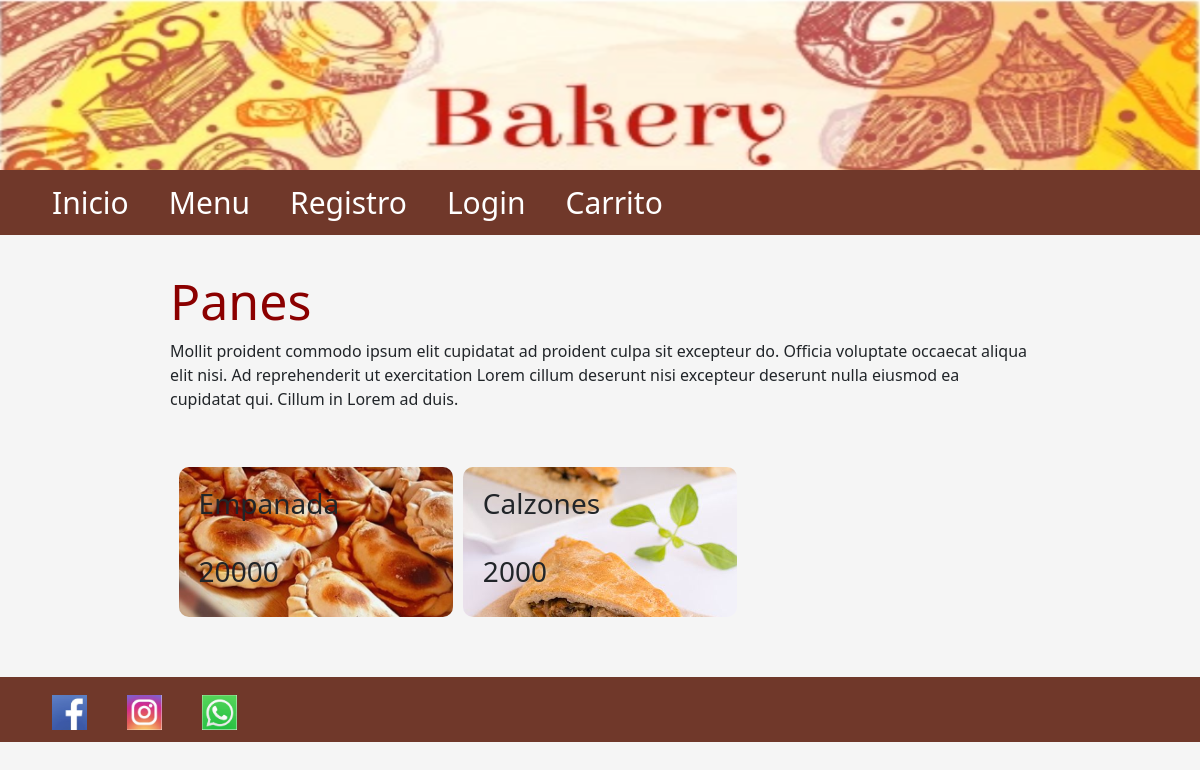
Before: /Menu with the older database file.
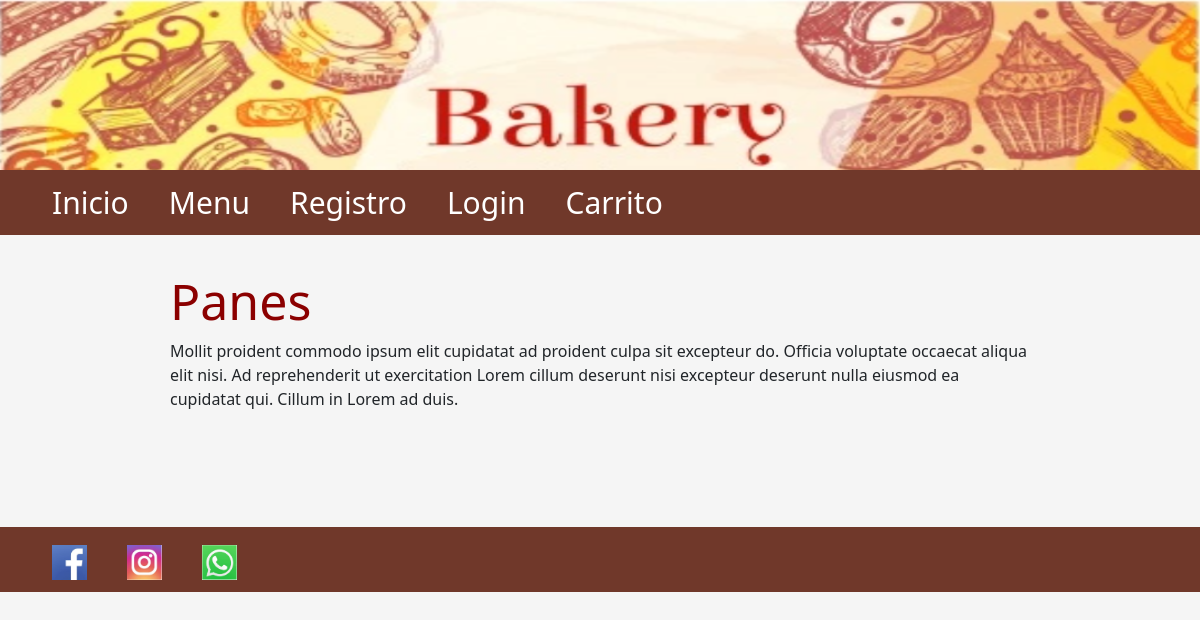
After: the same page with the newer database file.
### panaderia/models.py (models this page shows)
class Platos(db.Model):
    __tablename__ = 'platos'
    idproducto = db.Column(db.Integer, primary_key=True)
    nombreplato = db.Column(db.String(510), nullable=True)
    precioplato = db.Column(db.Integer, nullable=True)
    descripcionplato = db.Column(db.String(200))
    nombreimagenplato = db.Column(db.String(200), nullable=False)

### panaderia/views.py (the view)
@app.route('/Menu')
def menu():
    platos = Platos.query.all()
    return render_template('menu.html', platos=platos)

### panaderia/templates/Menu.html
{% extends './layout.html' %} {% block title %} Menu {% endblock %} {% block body %}
<main>
    <h1>Panes</h1>
    <p>Mollit proident commodo ipsum elit cupidatat ad proident culpa sit excepteur do. Officia voluptate occaecat aliqua elit nisi. Ad reprehenderit ut exercitation Lorem cillum deserunt nisi excepteur deserunt nulla eiusmod ea cupidatat qui. Cillum in
        Lorem ad duis.</p>
    <div class="contenedor">
        {%for plato in platos%}
                    <div class="imagenes-inicio" style="background-image:url(static/uploads/{{plato.nombreimagenplato}})">
                        <div class="textos">
                            <h3>{{plato.nombreplato}}</h3>
                            <h3>{{plato.precioplato}}</h3>
                        </div>
                    </div>
        {% endfor %}
</main>
{% endblock %}

Changed rows visible on the page:
removed Platos: nombreimagenplato (picture), nombreplato "Empanada", precioplato "20000"
removed Platos: nombreimagenplato (picture), nombreplato "Calzones", precioplato "2000"
